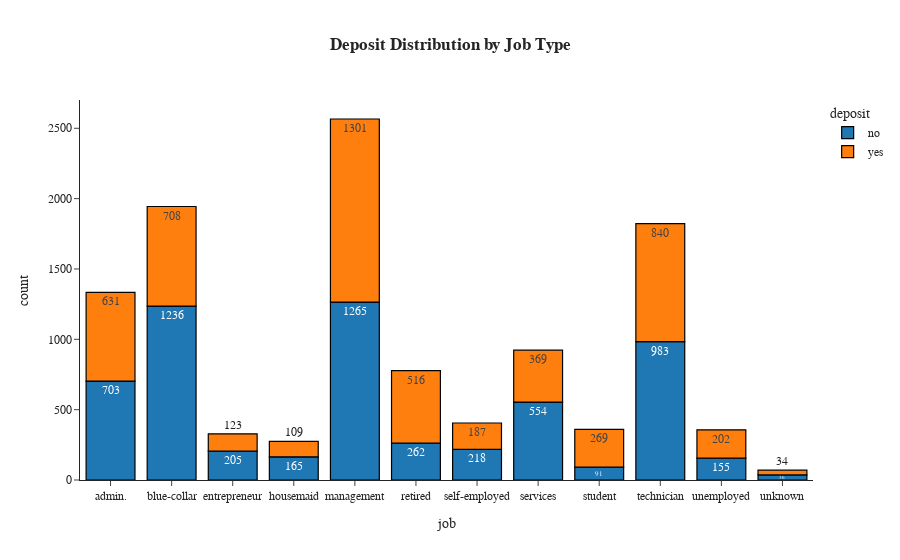

Notebook cell for this chart:
### Markdown cell above
- Management Job type Clients are maximum in the bank
 - There are very less number of student customers in the bank

### Code cell
import plotly.express as px

# Create a dataframe with counts of job types
job_counts = df.groupby(['job', 'deposit']).size().reset_index(name='count')

# Create the bar plot
fig = px.bar(job_counts, x='job', y='count', color='deposit', text='count', 
             template='simple_white', title='<b>Deposit Distribution by Job Type</b>')

# Update marker properties
fig.update_traces(marker=dict(line=dict(color='#000000', width=1.2)))

# Update layout properties
fig.update_layout(title_x=0.5, font_family="Times New Roman", title_font_family="Times New Roman")

fig.show()

### Figure 1 — Plotly figure (JSON) as saved in the notebook; plotly's stock layout.template omitted (floating-point values rounded to 4 significant figures)
{"data": [{"alignmentgroup": "True", "hovertemplate": "deposit=no<br>job=%{x}<br>count=%{text}<extra></extra>", "legendgroup": "no", "marker": {"color": "#1F77B4", "line": {"color": "#000000", "width": 1.2}, "pattern": {"shape": ""}}, "name": "no", "offsetgroup": "no", "orientation": "v", "showlegend": true, "text": [703.0, 1236.0, 205.0, 165.0, 1265.0, 262.0, 218.0, 554.0, 91.0, 983.0, 155.0, 36.0], "textposition": "auto", "type": "bar", "x": ["admin.", "blue-collar", "entrepreneur", "housemaid", "management", "retired", "self-employed", "services", "student", "technician", "unemployed", "unknown"], "xaxis": "x", "y": [703, 1236, 205, 165, 1265, 262, 218, 554, 91, 983, 155, 36], "yaxis": "y"}, {"alignmentgroup": "True", "hovertemplate": "deposit=yes<br>job=%{x}<br>count=%{text}<extra></extra>", "legendgroup": "yes", "marker": {"color": "#FF7F0E", "line": {"color": "#000000", "width": 1.2}, "pattern": {"shape": ""}}, "name": "yes", "offsetgroup": "yes", "orientation": "v", "showlegend": true, "text": [631.0, 708.0, 123.0, 109.0, 1301.0, 516.0, 187.0, 369.0, 269.0, 840.0, 202.0, 34.0], "textposition": "auto", "type": "bar", "x": ["admin.", "blue-collar", "entrepreneur", "housemaid", "management", "retired", "self-employed", "services", "student", "technician", "unemployed", "unknown"], "xaxis": "x", "y": [631, 708, 123, 109, 1301, 516, 187, 369, 269, 840, 202, 34], "yaxis": "y"}], "layout": {"barmode": "relative", "font": {"family": "Times New Roman"}, "legend": {"title": {"text": "deposit"}, "tracegroupgap": 0}, "title": {"font": {"family": "Times New Roman"}, "text": "<b>Deposit Distribution by Job Type</b>", "x": 0.5}, "xaxis": {"anchor": "y", "domain": [0.0, 1.0], "title": {"text": "job"}}, "yaxis": {"anchor": "x", "domain": [0.0, 1.0], "title": {"text": "count"}}}}
